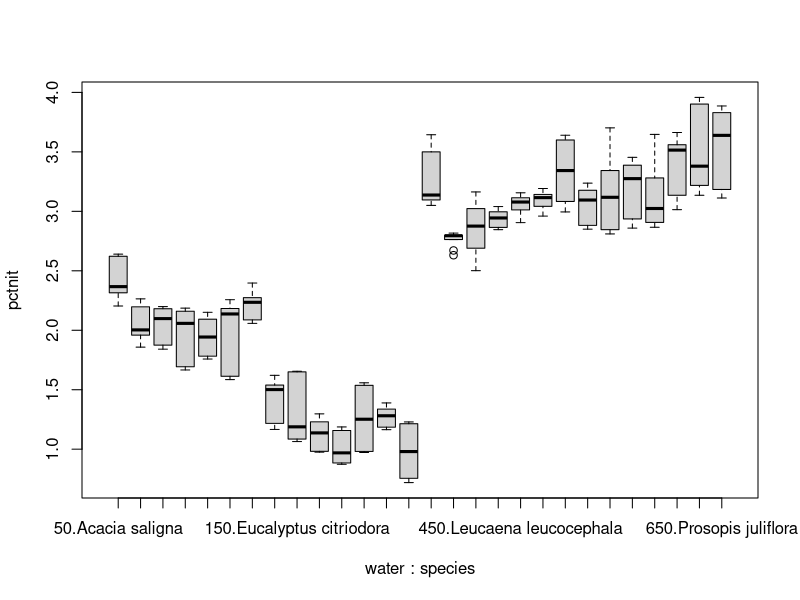
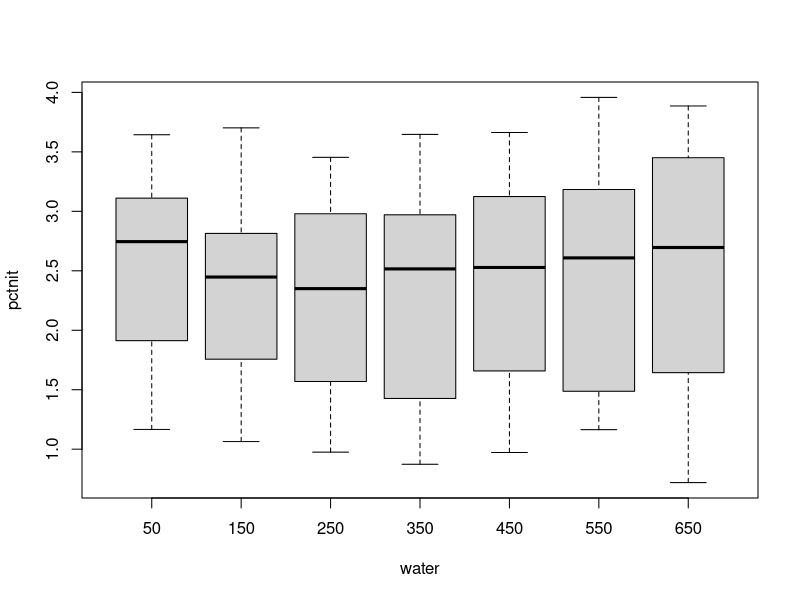
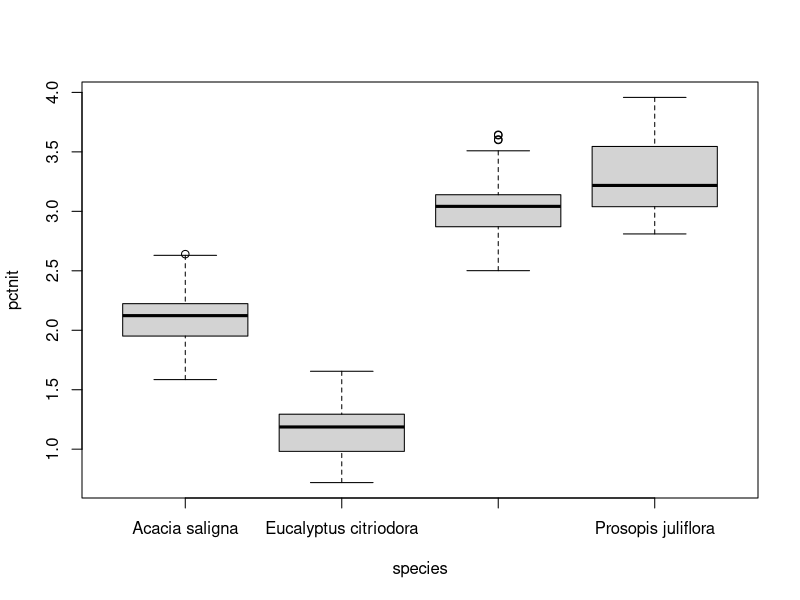
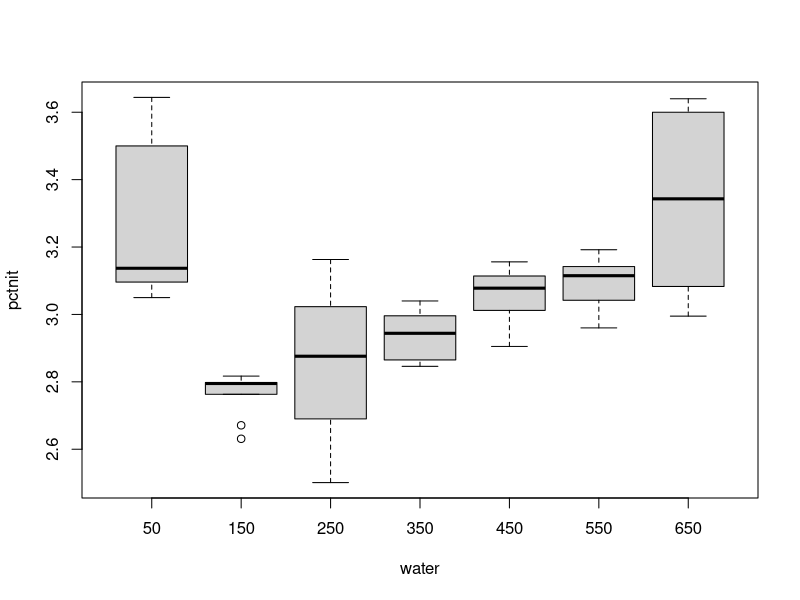
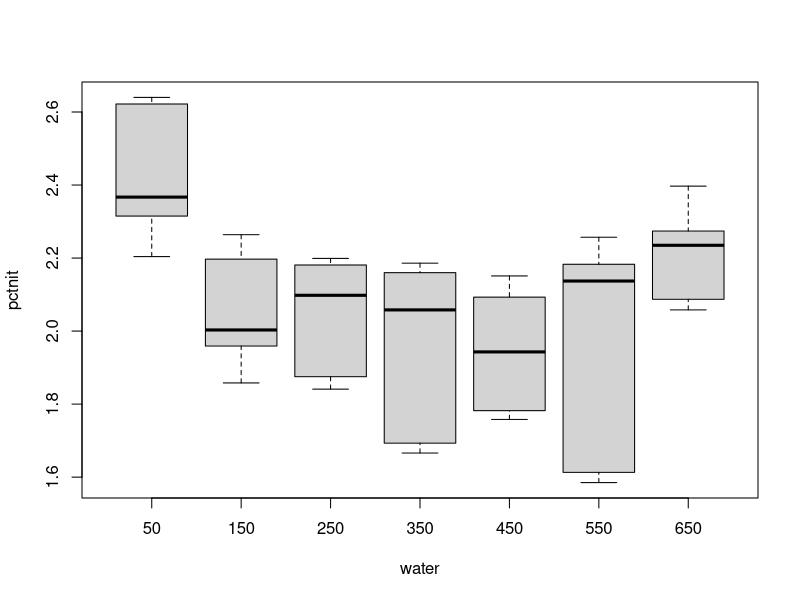
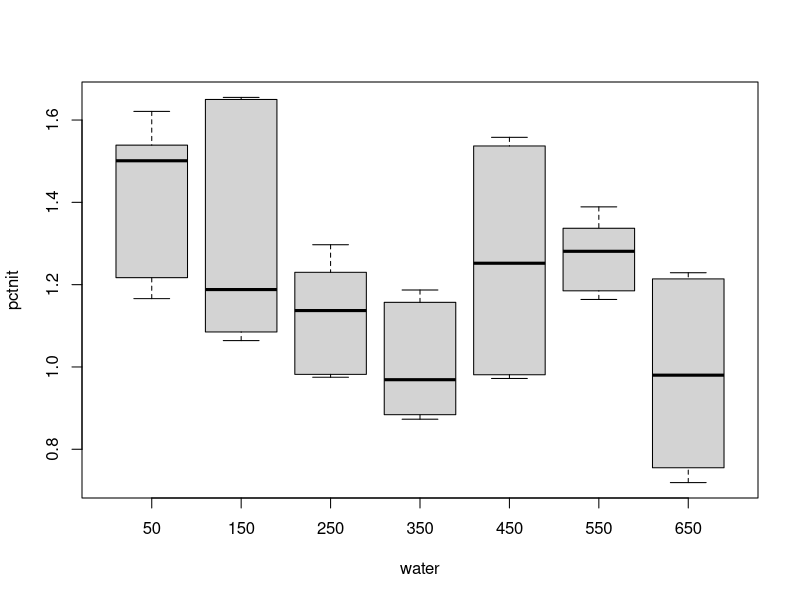
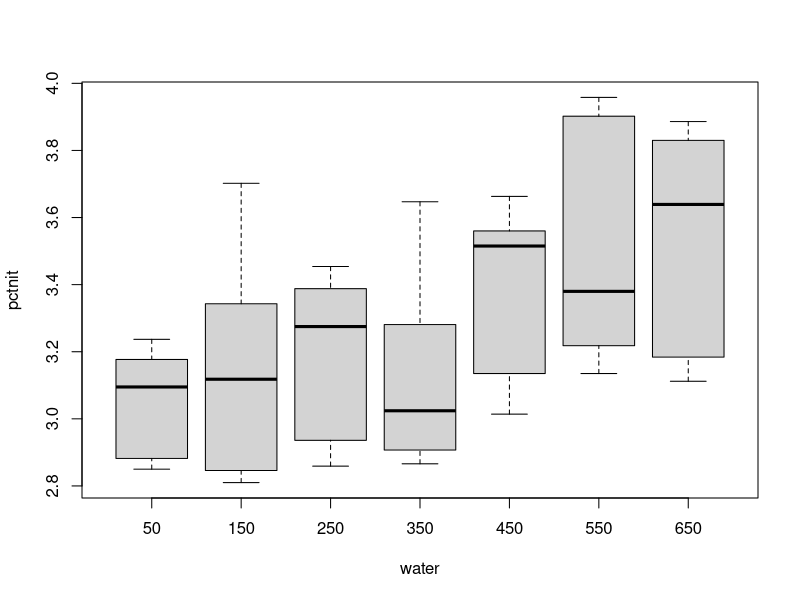
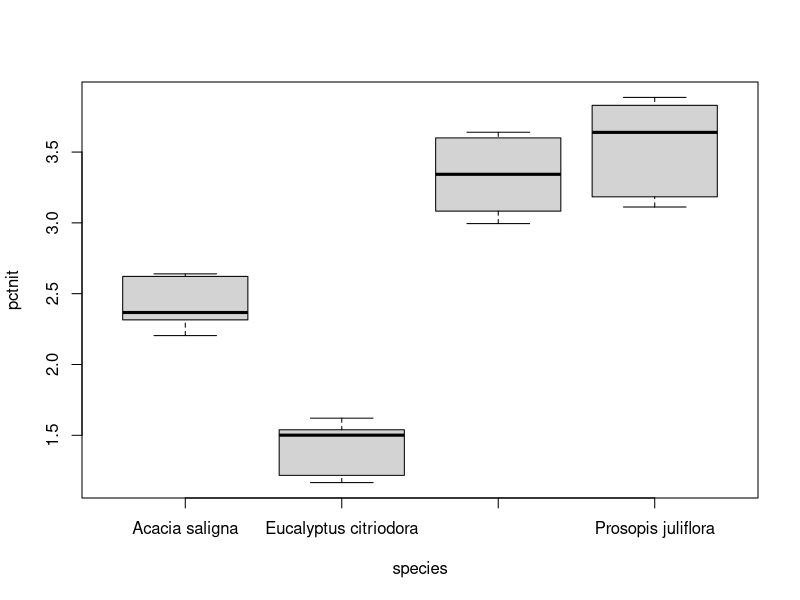

The R script that drew these images, in order:
## ---- chunk 1
plants = read.csv("plants.csv", sep = ";", header = T, dec=",", colClasses = c("pctnit"="numeric"))
leucaena = subset(plants, species=="Leucaena leucocephala")
acacia = subset(plants, species=="Acacia saligna")
eucalyptus = subset(plants, species=="Eucalyptus citriodora")
prosopis = subset(plants, species=="Prosopis juliflora")
## ---- chunk 2
sapply(unique(plants$species), function(t) dim(plants[plants$species==t,])[1])
## ---- chunk 3
sapply(unique(plants$species), function(name) sapply(seq(50, 650, 100), function(level) dim(plants[plants$species==name & plants$water==level,])[1]))
## ---- chunk 4
boxplot(pctnit ~ water*species, plants, ylab="pctnit")
boxplot(pctnit ~ water, plants, ylab="pctnit", xlab="water")
boxplot(pctnit ~ species, plants, ylab="pctnit", xlab="species")
summary(aov(pctnit ~ species*water, plants))
## ---- chunk 5
boxplot(pctnit~water, leucaena)
a1 = aov(pctnit ~ as.factor(water), leucaena)
TukeyHSD(a1)
summary(a1)
q1 = unlist(model.tables(a1, type="mean")$tables[1])
m1 = unlist(model.tables(a1, type="mean")$tables[2])
e1 = unlist(model.tables(a1, type="effects")$tables)
names(m1) = seq(50, 650, 100)
names(e1) = seq(50, 650, 100)
m1
## ---- chunk 6
boxplot(pctnit ~ water, acacia)
a2 = aov(pctnit ~ as.factor(water), acacia)
TukeyHSD(a2)
summary(a2)
q2 = unlist(model.tables(a2, type="mean")$tables[1])
m2 = unlist(model.tables(a2, type="mean")$tables[2])
e2 = unlist(model.tables(a2, type="effects")$tables)
names(m2) = seq(50, 650, 100)
names(e2) = seq(50, 650, 100)
m2
## ---- chunk 7
boxplot(pctnit ~ water, eucalyptus)
a3 = aov(pctnit ~ as.factor(water), eucalyptus)
TukeyHSD(a3)
summary(a3)
q3 = unlist(model.tables(a3, type="mean")$tables[1])
m3 = unlist(model.tables(a3, type="mean")$tables[2])
e3 = unlist(model.tables(a3, type="effects")$tables)
names(m3) = seq(50, 650, 100)
names(e3) = seq(50, 650, 100)
m3
## ---- chunk 8
boxplot(pctnit ~ water, prosopis)
a4 = aov(pctnit ~ as.factor(water), prosopis)
TukeyHSD(a4)
summary(a4)
q4 = unlist(model.tables(a4, type="mean")$tables[1])
m4 = unlist(model.tables(a4, type="mean")$tables[2])
e4 = unlist(model.tables(a4, type="effects")$tables)
names(m4) = seq(50, 650, 100)
names(e4) = seq(50, 650, 100)
m4
## ---- chunk 9
plants = subset(plants, species=="Leucaena leucocephala" & water==650 | species=="Acacia saligna" & water==50 | species=="Eucalyptus citriodora" & water==50 | species=="Prosopis juliflora" & water==650)[, -2]
## ---- chunk 10
boxplot(pctnit~species, plants, ylab="pctnit")
a5 = aov(pctnit~species, plants)
TukeyHSD(a5)
summary(a5)
q5 = unlist(model.tables(a5, type="mean")$tables[1])
m5 = unlist(model.tables(a5, type="mean")$tables[2])
e5 = unlist(model.tables(a5, type="effects")$tables)
m5
## ---- chunk 11
x = seq(50, 650, 100)
par(mar=c(5, 4, 4, 15), xpd=TRUE)
plot(x, m1, col="red", pch=8, main="mean pctnit for all kind of water levels", ylim=c(1,3.5))
points(x, m2, pch=8, col="green")
points(x, m3, pch=8, col="brown")
points(x, m4, pch=8,  col="blue")
legend("topright", inset=c(-0.4,0), legend=c("Leucaena leucocephala", "Acacia saligna", "Eucalyptus citriodora", "Prosopis juliflora"), pch=c(8,8,8,8), col=c("red", "green", "brown", "blue"), title="species")
## ---- chunk 12
barplot(m5, names.arg = c("Acacia saligna", "Eucalyptus citriodora", "Leucaena leucocephala", "Prosopis juliflora"))
